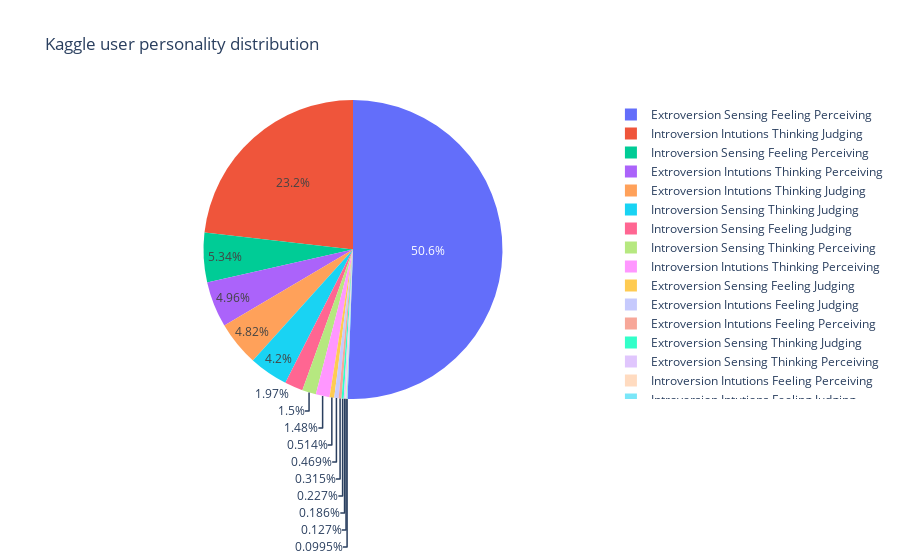

The notebook cell saved with this chart:
### Code cell
labels = pred_df['description']
sizes = pred_df['percent']*100

trace = go.Pie(labels = labels, values= sizes)
layout = go.Layout(
     title='Kaggle user personality distribution')

data = [trace]
fig = go.Figure(data= data, layout = layout)
py.iplot(fig)

### Figure 1 — Plotly figure (JSON) as saved in the notebook; plotly's stock layout.template omitted (floating-point values rounded to 4 significant figures)
{"data": [{"labels": ["Extroversion Sensing Feeling Perceiving", "Introversion Intutions Thinking Judging", "Introversion Sensing Feeling Perceiving", "Extroversion Intutions Thinking Perceiving", "Extroversion Intutions Thinking Judging", "Introversion Sensing Thinking Judging", "Introversion Sensing Feeling Judging", "Introversion Sensing Thinking Perceiving", "Introversion Intutions Thinking Perceiving", "Extroversion Sensing Feeling Judging", "Extroversion Intutions Feeling Judging", "Extroversion Intutions Feeling Perceiving", "Extroversion Sensing Thinking Judging", "Extroversion Sensing Thinking Perceiving", "Introversion Intutions Feeling Perceiving", "Introversion Intutions Feeling Judging"], "type": "pie", "values": [50.58, 23.2, 5.343, 4.958, 4.824, 4.203, 1.973, 1.502, 1.48, 0.5137, 0.469, 0.3146, 0.227, 0.1861, 0.1275, 0.09952]}], "layout": {"title": {"text": "Kaggle user personality distribution"}}}
